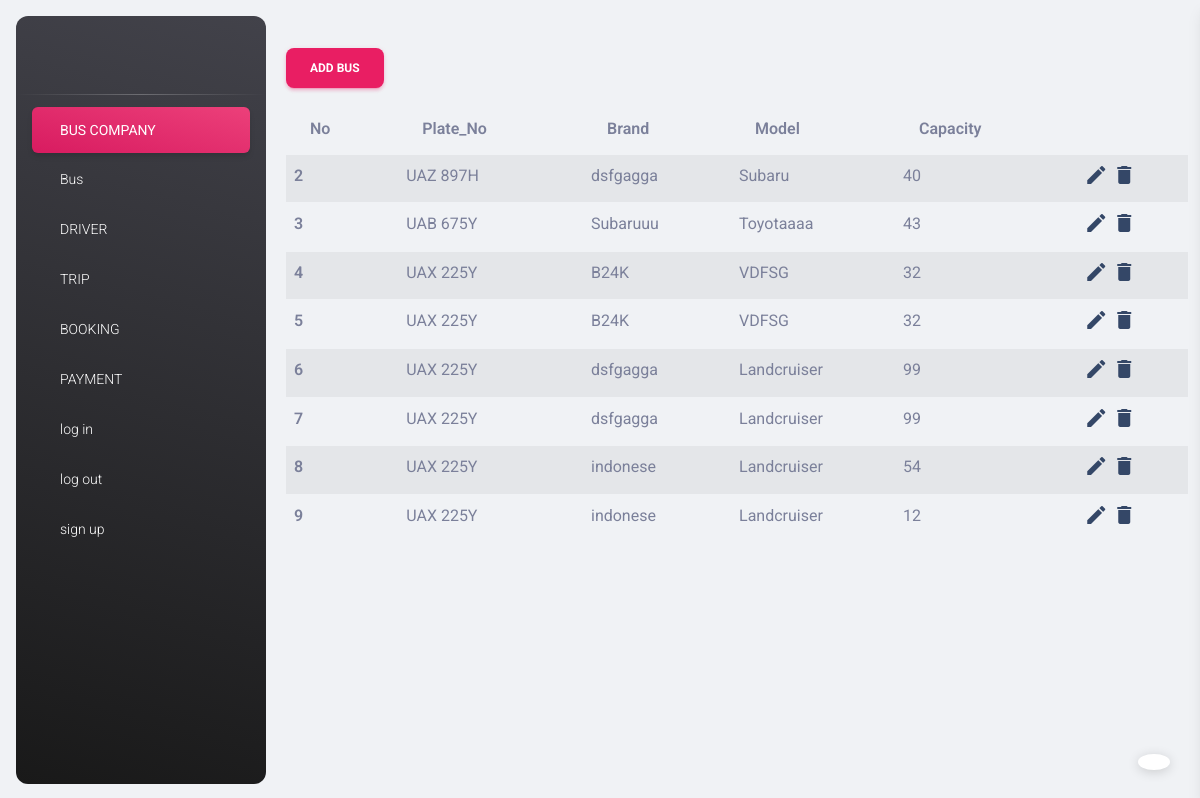
The app's page /add_bus (signed in) with its own data.
### my_app/models.py (models this page shows, shortened)
class Bus(models.Model):
    plate_no = models.CharField(max_length = 40)
    model = models.CharField(max_length =30)
    brand = models.CharField(max_length = 30)
    capacity = models.IntegerField()

### my_app/views.py (the view)
# urls.py: path('add_bus', add_bus_view, name="add_bus_page"),
@login_required
def add_bus_view(request):
        message= ''
        if request.method == "POST":
                bus_form = BusForm(request.POST)
                if bus_form.is_valid():
                        bus_form.save()
                        messages.success(request, "Bus Added Successfully")
        bus_form = BusForm()
        buss = Bus.objects.all()
        context = {
                'form':bus_form,
                'msg':message,
                'buss':buss
        }
        return render(request, "add_bus.html", context)

### my_app/templates/add_bus.html (shortened to what this page needs)
{% extends './base.html' %}
{% load static %}
{% load crispy_forms_tags %}
{% block content %}
<link rel="stylesheet" href="https://cdnjs.cloudflare.com/ajax/libs/font-awesome/5.15.4/css/all.min.css" />
<div class="container">
    <form method="post" enctype="multipart/form-data">
        <button type="button" class="btn btn-primary" data-bs-toggle="modal" data-bs-target="#exampleModal">
            Add Bus
          </button>
    </form>
    <table class="table table-striped">
        <thead>
            <tr>
                <th scope="col">No</th>
                <th scope="col">Plate_No</th>
                <th scope="col">Brand</th>
                <th scope="col">Model</th>
                <th scope="col">Capacity</th>
                <th scope="col"></th>
            </tr>
        </thead>
        <tbody>
            {% for bus in buss %}
                <tr>
                    <th scope="row">{{ bus.id }}</th>
                    <td>{{ bus.plate_no }}</td>
                    <td>{{ bus.brand }}</td>
                    <td>{{ bus.model }}</td>
                    <td>{{ bus.capacity }}</td>
                    <td>
                        <a href="{% url 'edit_bus_page' bus.id %}">
                            <i class="material-icons">edit</i>
                        </a>
                        <a href="{% url 'delete_bus_page' bus.id %}" onclick="return confirm('Are you sure you want to delete this deposit?')">
                            <i class="material-icons">delete</i>
                        </a>
                    </td>
                </tr>
            {% endfor %}
        </tbody>
    </table>
</div>
{% endblock content %}

### records on screen
Bus: id "2", plate_no "UAZ 897H", brand "dsfgagga", model "Subaru", capacity "40"
Bus: id "3", plate_no "UAB 675Y", brand "Subaruuu", model "Toyotaaaa", capacity "43"
Bus: id "4", plate_no "UAX 225Y", brand "B24K", model "VDFSG", capacity "32"
Bus: id "5", plate_no "UAX 225Y", brand "B24K", model "VDFSG", capacity "32"
Bus: id "6", plate_no "UAX 225Y", brand "dsfgagga", model "Landcruiser", capacity "99"
Bus: id "7", plate_no "UAX 225Y", brand "dsfgagga", model "Landcruiser", capacity "99"
Bus: id "8", plate_no "UAX 225Y", brand "indonese", model "Landcruiser", capacity "54"
Bus: id "9", plate_no "UAX 225Y", brand "indonese", model "Landcruiser", capacity "12"
